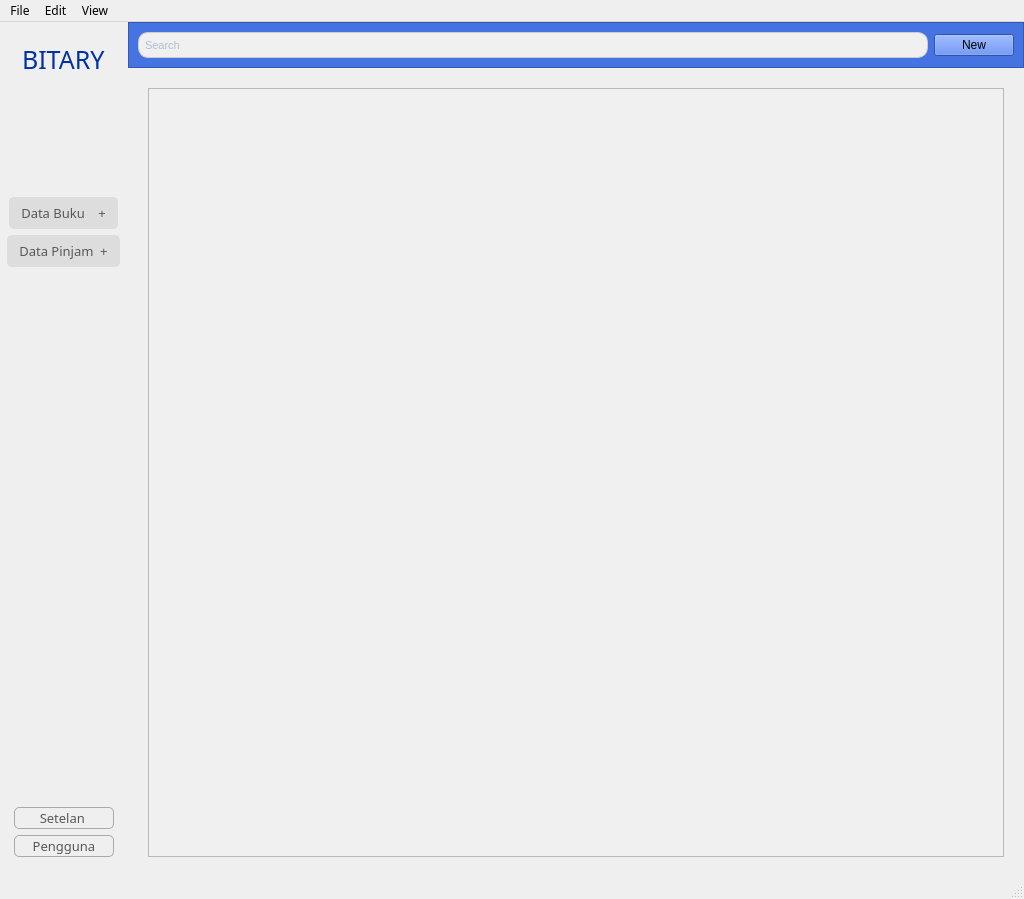
<?xml version="1.0" encoding="UTF-8"?>
<ui version="4.0">
 <class>MainWindow</class>
 <widget class="QMainWindow" name="MainWindow">
  <property name="geometry">
   <rect>
    <x>0</x>
    <y>0</y>
    <width>1024</width>
    <height>899</height>
   </rect>
  </property>
  <property name="font">
   <font>
    <family>PT Serif Caption</family>
   </font>
  </property>
  <property name="windowTitle">
   <string>Window</string>
  </property>
  <property name="pixmap" stdset="0">
   <pixmap/>
  </property>
  <widget class="QWidget" name="centralwidget">
   <layout class="QGridLayout" name="gridLayout_2">
    <property name="leftMargin">
     <number>0</number>
    </property>
    <property name="topMargin">
     <number>0</number>
    </property>
    <property name="rightMargin">
     <number>0</number>
    </property>
    <property name="bottomMargin">
     <number>0</number>
    </property>
    <property name="spacing">
     <number>0</number>
    </property>
    <item row="0" column="0">
     <widget class="QWidget" name="mainWidget" native="true">
      <layout class="QHBoxLayout" name="horizontalLayout">
       <property name="spacing">
        <number>0</number>
       </property>
       <property name="leftMargin">
        <number>0</number>
       </property>
       <property name="topMargin">
        <number>0</number>
       </property>
       <property name="rightMargin">
        <number>0</number>
       </property>
       <property name="bottomMargin">
        <number>0</number>
       </property>
       <item alignment="Qt::AlignHCenter">
        <widget class="QWidget" name="navBar" native="true">
         <property name="minimumSize">
          <size>
           <width>100</width>
           <height>0</height>
          </size>
         </property>
         <property name="maximumSize">
          <size>
           <width>200</width>
           <height>16777215</height>
          </size>
         </property>
         <property name="styleSheet">
          <string notr="true">background-color: rgb(255, 255, 255. 1);  </string>
         </property>
         <layout class="QVBoxLayout" name="verticalLayout">
          <property name="spacing">
           <number>0</number>
          </property>
          <property name="leftMargin">
           <number>0</number>
          </property>
          <property name="topMargin">
           <number>0</number>
          </property>
          <property name="rightMargin">
           <number>0</number>
          </property>
          <property name="bottomMargin">
           <number>0</number>
          </property>
          <item alignment="Qt::AlignHCenter">
           <widget class="QFrame" name="infoFrame">
            <property name="minimumSize">
             <size>
              <width>118</width>
              <height>159</height>
             </size>
            </property>
            <property name="maximumSize">
             <size>
              <width>16777215</width>
              <height>175</height>
             </size>
            </property>
            <property name="autoFillBackground">
             <bool>false</bool>
            </property>
            <property name="styleSheet">
             <string notr="true">background-color: rgb(255, 255, 255. 1);  </string>
            </property>
            <layout class="QVBoxLayout" name="verticalLayout_2">
             <property name="leftMargin">
              <number>0</number>
             </property>
             <property name="topMargin">
              <number>20</number>
             </property>
             <property name="rightMargin">
              <number>0</number>
             </property>
             <property name="bottomMargin">
              <number>0</number>
             </property>
             <item alignment="Qt::AlignHCenter|Qt::AlignVCenter">
              <widget class="QLabel" name="BITARY">
               <property name="font">
                <font>
                 <family>PT Sans Caption</family>
                 <pointsize>-1</pointsize>
                </font>
               </property>
               <property name="layoutDirection">
                <enum>Qt::LeftToRight</enum>
               </property>
               <property name="styleSheet">
                <string notr="true">color:rgb(0, 51, 161);
font-size:25px;
border-radius: 38px;
text-align: center;</string>
               </property>
               <property name="text">
                <string>BITARY</string>
               </property>
              </widget>
             </item>
             <item alignment="Qt::AlignHCenter">
              <widget class="QLabel" name="logoJB">
               <property name="maximumSize">
                <size>
                 <width>100</width>
                 <height>100</height>
                </size>
               </property>
               <property name="text">
                <string/>
               </property>
               <property name="pixmap">
                <pixmap>../../assets/logoJB.png</pixmap>
               </property>
               <property name="scaledContents">
                <bool>true</bool>
               </property>
              </widget>
             </item>
             <item>
              <spacer name="verticalSpacer">
               <property name="orientation">
                <enum>Qt::Vertical</enum>
               </property>
               <property name="sizeHint" stdset="0">
                <size>
                 <width>20</width>
                 <height>40</height>
                </size>
               </property>
              </spacer>
             </item>
            </layout>
           </widget>
          </item>
          <item>
           <widget class="QFrame" name="navigationFrame">
            <property name="minimumSize">
             <size>
              <width>128</width>
              <height>132</height>
             </size>
            </property>
            <property name="maximumSize">
             <size>
              <width>16777215</width>
              <height>16777215</height>
             </size>
            </property>
            <property name="styleSheet">
             <string notr="true">background-color: rgb(255, 255, 255. 1);  </string>
            </property>
            <layout class="QVBoxLayout" name="verticalLayout_3">
             <property name="leftMargin">
              <number>0</number>
             </property>
             <property name="topMargin">
              <number>0</number>
             </property>
             <property name="rightMargin">
              <number>0</number>
             </property>
             <property name="bottomMargin">
              <number>20</number>
             </property>
             <item alignment="Qt::AlignHCenter|Qt::AlignVCenter">
              <widget class="QPushButton" name="dataBukuButton">
               <property name="minimumSize">
                <size>
                 <width>100</width>
                 <height>0</height>
                </size>
               </property>
               <property name="styleSheet">
                <string notr="true">QPushButton {
    background-color: #DDDDDD;
    color: #5A5757;
	border: 2px solid #DDDDDD;
    border-radius: 5px;
    padding: 5px 10px;
    font-size: 13px;
}
</string>
               </property>
               <property name="text">
                <string>Data Buku    +</string>
               </property>
              </widget>
             </item>
             <item alignment="Qt::AlignHCenter|Qt::AlignVCenter">
              <widget class="QPushButton" name="dataPinjamButton">
               <property name="minimumSize">
                <size>
                 <width>100</width>
                 <height>0</height>
                </size>
               </property>
               <property name="styleSheet">
                <string notr="true">QPushButton {
    background-color: #DDDDDD;
    color: #5A5757;
	border: 2px solid #DDDDDD;
    border-radius: 5px;
    padding: 5px 10px;
    font-size: 13px;
}
</string>
               </property>
               <property name="text">
                <string>Data Pinjam  +</string>
               </property>
              </widget>
             </item>
             <item>
              <spacer name="verticalSpacer_2">
               <property name="orientation">
                <enum>Qt::Vertical</enum>
               </property>
               <property name="sizeHint" stdset="0">
                <size>
                 <width>20</width>
                 <height>40</height>
                </size>
               </property>
              </spacer>
             </item>
             <item alignment="Qt::AlignHCenter|Qt::AlignVCenter">
              <widget class="QPushButton" name="setelanButton">
               <property name="minimumSize">
                <size>
                 <width>100</width>
                 <height>0</height>
                </size>
               </property>
               <property name="styleSheet">
                <string notr="true">QPushButton {
     color: #5A5757;
 	border: 1px solid darkgrey;
    border-radius: 5px;
    padding: 1px 1px;
    font-size: 13px;
}
</string>
               </property>
               <property name="text">
                <string>Setelan </string>
               </property>
              </widget>
             </item>
             <item alignment="Qt::AlignHCenter|Qt::AlignVCenter">
              <widget class="QPushButton" name="penggunaButton">
               <property name="minimumSize">
                <size>
                 <width>100</width>
                 <height>0</height>
                </size>
               </property>
               <property name="styleSheet">
                <string notr="true">QPushButton {
    color: #5A5757;
 	border: 1px solid darkgrey;
    border-radius: 5px;
    padding: 1px 1px;
    font-size: 13px;
}
</string>
               </property>
               <property name="text">
                <string>Pengguna</string>
               </property>
              </widget>
             </item>
            </layout>
           </widget>
          </item>
         </layout>
        </widget>
       </item>
       <item>
        <widget class="QWidget" name="mainWindowFrame" native="true">
         <layout class="QVBoxLayout" name="verticalLayout_4">
          <property name="spacing">
           <number>0</number>
          </property>
          <property name="leftMargin">
           <number>0</number>
          </property>
          <property name="topMargin">
           <number>0</number>
          </property>
          <property name="rightMargin">
           <number>0</number>
          </property>
          <property name="bottomMargin">
           <number>0</number>
          </property>
          <item>
           <widget class="QFrame" name="topBar">
            <property name="maximumSize">
             <size>
              <width>16777215</width>
              <height>80</height>
             </size>
            </property>
            <property name="styleSheet">
             <string notr="true">background-color:rgba(69, 116, 226, 1)</string>
            </property>
            <property name="frameShape">
             <enum>QFrame::StyledPanel</enum>
            </property>
            <property name="frameShadow">
             <enum>QFrame::Raised</enum>
            </property>
            <layout class="QHBoxLayout" name="horizontalLayout_2">
             <item>
              <widget class="QLineEdit" name="searchBar">
               <property name="styleSheet">
                <string notr="true">QLineEdit {
    background-color: #f0f0f0; 
    border: 1px solid #ccc;  
    border-radius: 10px;      
    padding: 4px;             
    color: #718BAE;            
    font-size: 11px;    
}</string>
               </property>
               <property name="text">
                <string/>
               </property>
               <property name="placeholderText">
                <string>Search</string>
               </property>
              </widget>
             </item>
             <item>
              <widget class="QPushButton" name="mainAddBtn">
               <property name="styleSheet">
                <string notr="true"/>
               </property>
               <property name="text">
                <string>New</string>
               </property>
              </widget>
             </item>
            </layout>
           </widget>
          </item>
          <item>
           <widget class="QWidget" name="tableBar" native="true">
            <property name="styleSheet">
             <string notr="true">background-color: rgb(255, 255, 255. 1);  </string>
            </property>
            <layout class="QGridLayout" name="gridLayout">
             <property name="leftMargin">
              <number>20</number>
             </property>
             <property name="topMargin">
              <number>20</number>
             </property>
             <property name="rightMargin">
              <number>20</number>
             </property>
             <property name="bottomMargin">
              <number>20</number>
             </property>
             <item row="0" column="0">
              <widget class="MainTable" name="mainTableView">
               <property name="font">
                <font>
                 <family>PT Sans Caption</family>
                </font>
               </property>
               <property name="autoFillBackground">
                <bool>true</bool>
               </property>
               <property name="styleSheet">
                <string notr="true">  QTableView {
    background-color: #f0f0f0;
    alternate-background-color: #e0e0e0;
    gridline-color: #bbbbbb;
}

QTableView::item:selected {
    background-color: #aaffaa;
}

QHeaderView::section {
    background-color: #d3d3d3;
    color: #333333;
    padding: 4px;
}

QTableView::horizontalHeader {
    border-bottom: 2px solid #999999;
}

QTableView::verticalHeader {
    border-right: 2px solid #999999;
}

QTableView::item {
    border-bottom: 1px solid #dddddd;
}

QTableView::item:hover {
    background-color: #c0c0c0;
}</string>
               </property>
               <property name="showGrid">
                <bool>true</bool>
               </property>
               <property name="gridStyle">
                <enum>Qt::DashLine</enum>
               </property>
               <property name="pixmap" stdset="0">
                <pixmap>../../assets/logoJB.png</pixmap>
               </property>
               <attribute name="horizontalHeaderCascadingSectionResizes">
                <bool>true</bool>
               </attribute>
               <attribute name="verticalHeaderCascadingSectionResizes">
                <bool>true</bool>
               </attribute>
               <attribute name="verticalHeaderStretchLastSection">
                <bool>false</bool>
               </attribute>
              </widget>
             </item>
            </layout>
           </widget>
          </item>
         </layout>
        </widget>
       </item>
      </layout>
     </widget>
    </item>
   </layout>
  </widget>
  <widget class="QMenuBar" name="menubar">
   <property name="geometry">
    <rect>
     <x>0</x>
     <y>0</y>
     <width>1024</width>
     <height>19</height>
    </rect>
   </property>
   <widget class="QMenu" name="menuFile">
    <property name="title">
     <string>File</string>
    </property>
   </widget>
   <widget class="QMenu" name="menuEdit">
    <property name="title">
     <string>Edit</string>
    </property>
   </widget>
   <widget class="QMenu" name="menuView">
    <property name="title">
     <string>View</string>
    </property>
   </widget>
   <addaction name="menuFile"/>
   <addaction name="menuEdit"/>
   <addaction name="menuView"/>
  </widget>
  <widget class="QStatusBar" name="statusbar"/>
 </widget>
 <customwidgets>
  <customwidget>
   <class>MainTable</class>
   <extends>QTableView</extends>
   <header>src/ui/mainTable.h</header>
  </customwidget>
 </customwidgets>
 <resources/>
 <connections/>
</ui>
